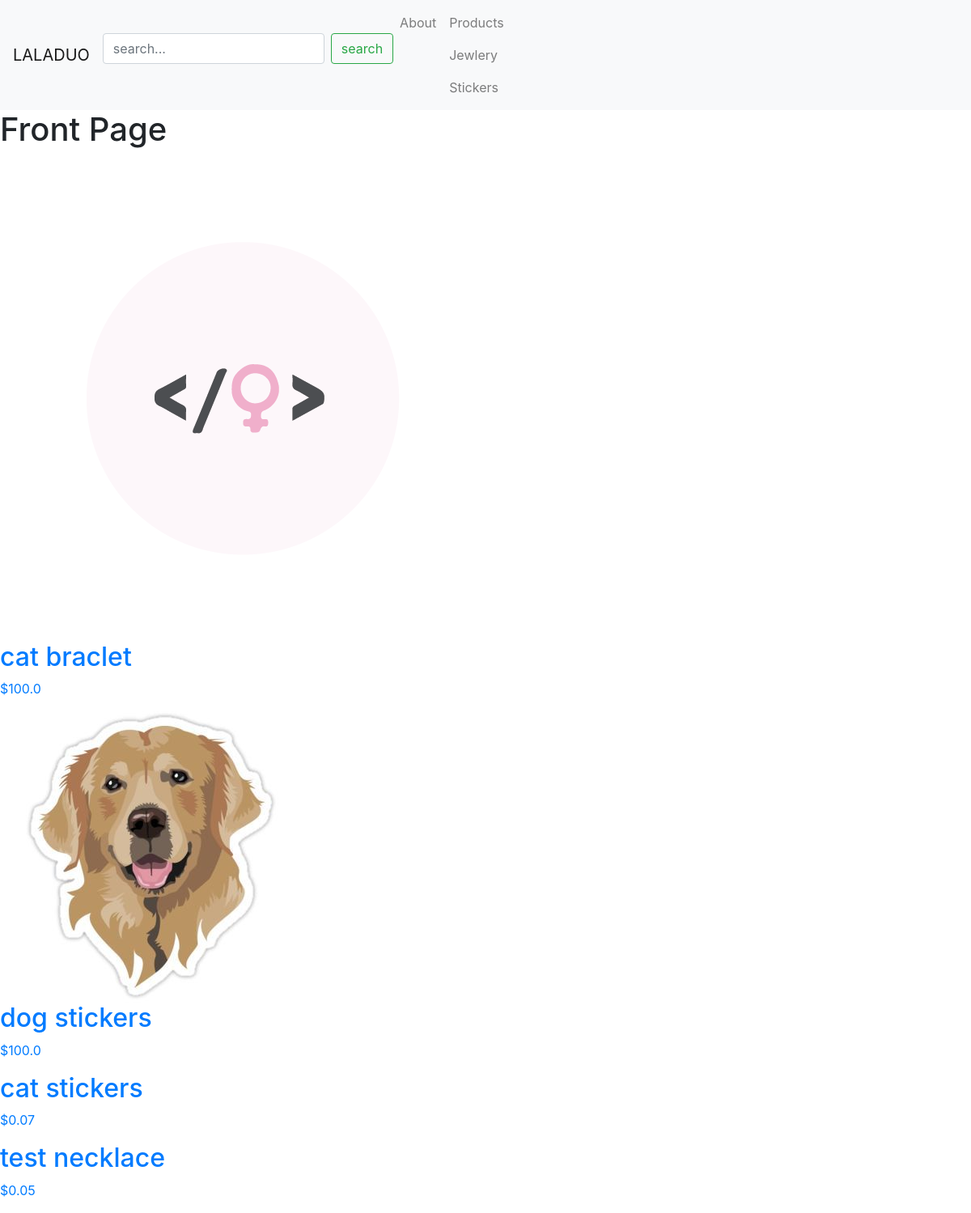
The page / on the database its author committed.
### store/models.py (models this page shows, shortened)
class Category(models.Model):
    title = models.CharField(max_length=50)
    slug = models.SlugField(max_length=50)
    class Meta:
        verbose_name_plural = 'Categories'

class Product(models.Model):
    user = models.ForeignKey(User, related_name='products', on_delete = models.CASCADE)
    category = models.ForeignKey(Category, related_name='products', on_delete = models.CASCADE)
    title = models.CharField(max_length=50)
    slug = models.SlugField(max_length=50)
    description = models.TextField(blank = True)
    price = models.IntegerField()
    image = models.ImageField(upload_to='uploads/product_images/', blank = True, null = True)
    created_at = models.DateTimeField(auto_now_add = True)
    updated_at = models.DateTimeField(auto_now = True)
    class Meta:
        ordering = ('-created_at',)
    def get_display_price(self):
        return self.price/100

### core/views.py (the view)
# urls.py: path('', frontpage, name = 'frontpage'),
def frontpage(request):
    products = Product.objects.all()[0:6]
    return render(request, 'core/frontpage.html', {
        'products' : products
    })

### store/templatetags/menu.py (called while the page is built)
@register.inclusion_tag('core/menu.html')
def menu():
    categories = Category.objects.all()
    return {'categories': categories}

### core/templates/core/frontpage.html (shortened to what this page needs)
{% extends 'core/base.html' %}
{% block content %}
<h1>Front Page</h1>
<div>
    {% for product in products %}
    <div>
        <a href="{% url 'product_detail' product.category.slug product.slug %}">
            {% if product.image %}
            <div>
                <img src="{{ product.image.url }}" alt="Image of {{ product.title }}">
            </div>
            {% endif %}
            <h2>{{ product.title }}</h2>
            <p>${{ product.get_display_price }}</p>
        </a>
    </div>
    {% endfor %}
</div>
{% endblock %}

### core/templates/core/base.html (shortened to what this page needs)
{% load menu %}
<html lang="en">
<head>
    <link rel="stylesheet" href="https://cdn.jsdelivr.net/npm/bootstrap@4.4.1/dist/css/bootstrap.min.css">
</head>
<body>
    <nav class="navbar navbar-expand-lg navbar-light bg-light">
        <a class="navbar-brand" href="/">LALADUO</a>
        <div class="collapse navbar-collapse" id="navbarNav">
          <div>
            <form method="get" action="/search" class="form-inline">
              <input class="form-control mr-sm-2" type="search" name="query" placeholder="search..." aria-label="Search">
              <button class="btn btn-outline-success my-2 my-sm-0" type="submit">search</button>
            </form>
          </div>
          <ul class="navbar-nav">
            <li class="nav-item">
              <a class="nav-link" href="{% url 'about' %}">About</a>
            </li>
            <li class="nav-item">
              <a class="nav-link" >Products</a>
              <div>
                {% menu %}
              </div>
            </li>
          </ul>
        </div>
      </nav>
      {% block content %}
      {% endblock %}
</body>
</html>

### core/templates/core/menu.html
{% for category in categories %}
    <a class="nav-link" href="{% url 'category_detail' category.slug%}">{{ category.title }}</a>
{% endfor %}

### rows shown on the page
Category: title "Jewlery"
Category: title "Stickers"
Product: image (picture), title "cat braclet", get_display_price "100.0"
Product: image (picture), title "dog stickers", get_display_price "100.0"
Product: title "cat stickers", get_display_price "0.07"
Product: title "test necklace", get_display_price "0.05"
